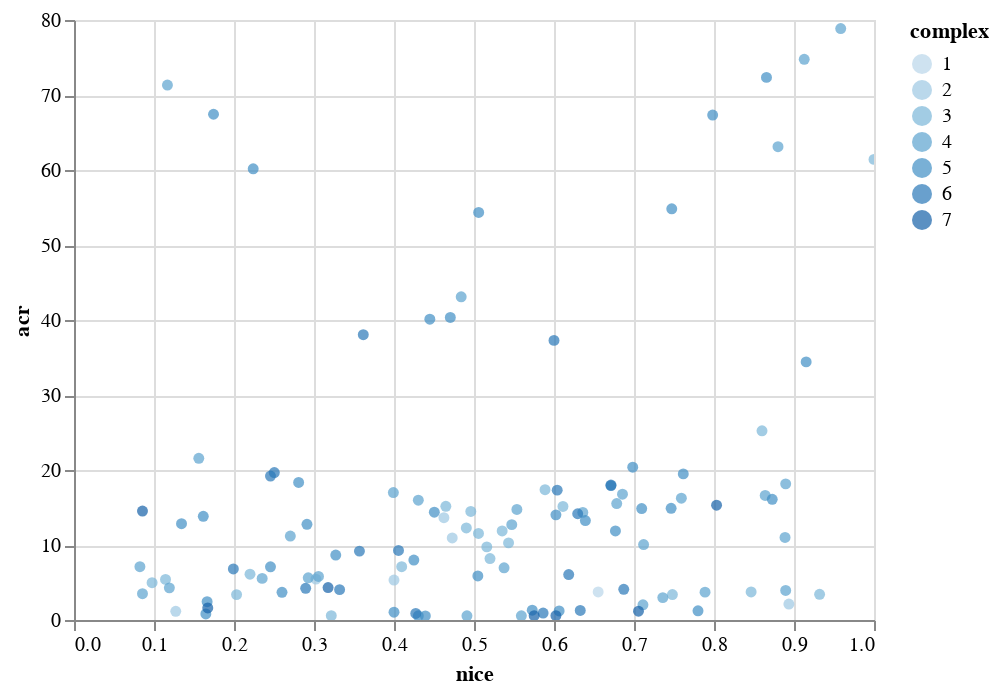

Notebook cell for this chart:
### Code cell
alt.Chart(new_df).mark_point(filled=True).encode(
    x="nice:Q",
    y="acr:Q",
    color="complex:O",
    #size="G:Q",
    tooltip="ebnorm"
).interactive()

### Figure 1 — Vega-Lite specification as saved in the notebook (floating-point values rounded to 4 significant figures)
{"config": {"view": {"continuousWidth": 400, "continuousHeight": 300}}, "data": {"name": "data-60ef8ab699155bad450686c6078ed616"}, "mark": {"type": "point", "filled": true}, "encoding": {"color": {"field": "complex", "type": "ordinal"}, "tooltip": {"field": "ebnorm", "type": "nominal"}, "x": {"field": "nice", "type": "quantitative"}, "y": {"field": "acr", "type": "quantitative"}}, "selection": {"selector002": {"type": "interval", "bind": "scales", "encodings": ["x", "y"]}}, "$schema": "https://vega.github.io/schema/vega-lite/v4.17.0.json", "datasets": {"data-60ef8ab699155bad450686c6078ed616": [{"ebnorm": "(0,0,1,1,0,1,1,1)", "acr": 67.32, "nice": 0.7983, "G": 0.7484, "complex": 5}, {"ebnorm": "(0,0,0,0,0,0,0,1)", "acr": 3.734, "nice": 0.6552, "G": 0.004, "complex": 1}, {"ebnorm": "(0,0,0,0,0,1,0,1)", "acr": 13.65, "nice": 0.4624, "G": 0.0936, "complex": 2}, {"ebnorm": "(0,0,0,0,0,1,1,1)", "acr": 11.54, "nice": 0.5056, "G": 0.0848, "complex": 3}, {"ebnorm": "(0,0,0,0,1,0,0,1)", "acr": 5.33, "nice": 0.4, "G": 0.0096, "complex": 2}, {"ebnorm": "(0,0,0,0,1,0,1,1)", "acr": 10.28, "nice": 0.5432, "G": 0.0456, "complex": 3}, {"ebnorm": "(0,0,0,0,1,1,0,1)", "acr": 17.38, "nice": 0.5888, "G": 0.1832, "complex": 3}, {"ebnorm": "(0,0,0,1,0,0,0,1)", "acr": 10.93, "nice": 0.4728, "G": 0.02, "complex": 2}, {"ebnorm": "(0,0,0,1,0,0,1,1)", "acr": 8.199, "nice": 0.52, "G": 0.0064, "complex": 3}, {"ebnorm": "(0,0,0,1,0,1,0,1)", "acr": 61.41, "nice": 1.0, "G": 0.8776, "complex": 3}, {"ebnorm": "(0,0,0,1,0,1,1,1)", "acr": 74.76, "nice": 0.9128, "G": 0.7952, "complex": 4}, {"ebnorm": "(0,0,0,1,1,0,0,1)", "acr": 11.88, "nice": 0.5352, "G": 0.108, "complex": 3}, {"ebnorm": "(0,0,0,1,1,0,1,1)", "acr": 12.71, "nice": 0.5472, "G": 0.0704, "complex": 4}, {"ebnorm": "(0,0,0,1,1,1,0,1)", "acr": 63.11, "nice": 0.88, "G": 0.8352, "complex": 4}, {"ebnorm": "(0,0,0,1,1,1,1,1)", "acr": 54.82, "nice": 0.7472, "G": 0.7208, "complex": 5}, {"ebnorm": "(0,0,1,0,0,0,0,1)", "acr": 5.452, "nice": 0.3024, "G": 0.0336, "complex": 2}, {"ebnorm": "(0,0,1,0,0,0,1,1)", "acr": 12.27, "nice": 0.4904, "G": 0.0608, "complex": 3}, {"ebnorm": "(0,0,1,0,0,1,0,1)", "acr": 14.48, "nice": 0.496, "G": 0.1096, "complex": 3}, {"ebnorm": "(0,0,1,0,0,1,1,1)", "acr": 15.53, "nice": 0.6784, "G": 0.1088, "complex": 4}, {"ebnorm": "(0,0,1,0,1,0,0,1)", "acr": 15.16, "nice": 0.4648, "G": 0.1384, "complex": 3}, {"ebnorm": "(0,0,1,0,1,0,1,1)", "acr": 71.33, "nice": 0.1168, "G": 0.8352, "complex": 4}, {"ebnorm": "(0,0,1,0,1,1,0,1)", "acr": 14.74, "nice": 0.5536, "G": 0.1352, "complex": 4}, {"ebnorm": "(0,0,1,0,1,1,1,1)", "acr": 60.16, "nice": 0.224, "G": 0.7416, "complex": 5}, {"ebnorm": "(0,0,1,1,0,0,0,1)", "acr": 9.75, "nice": 0.516, "G": 0.12, "complex": 3}, {"ebnorm": "(0,0,1,1,0,1,0,1)", "acr": 78.86, "nice": 0.9584, "G": 0.8784, "complex": 4}, {"ebnorm": "(0,0,1,1,1,0,0,1)", "acr": 15.97, "nice": 0.4304, "G": 0.1504, "complex": 4}, {"ebnorm": "(0,0,1,1,1,0,1,1)", "acr": 67.43, "nice": 0.1744, "G": 0.7232, "complex": 5}, {"ebnorm": "(0,0,1,1,1,1,0,1)", "acr": 72.35, "nice": 0.8656, "G": 0.848, "complex": 5}, {"ebnorm": "(0,1,0,0,0,0,0,1)", "acr": 2.124, "nice": 0.8936, "G": 0.3864, "complex": 2}, {"ebnorm": "(0,1,0,0,0,0,1,1)", "acr": 3.745, "nice": 0.8464, "G": 0.3888, "complex": 3}, {"ebnorm": "(0,1,0,0,0,1,0,1)", "acr": 25.22, "nice": 0.86, "G": 0.564, "complex": 3}, {"ebnorm": "(0,1,0,0,0,1,1,1)", "acr": 16.61, "nice": 0.864, "G": 0.5424, "complex": 4}, {"ebnorm": "(0,1,0,0,1,0,0,1)", "acr": 3.387, "nice": 0.748, "G": 0.3432, "complex": 3}, {"ebnorm": "(0,1,0,0,1,0,1,1)", "acr": 2.985, "nice": 0.736, "G": 0.3712, "complex": 4}, {"ebnorm": "(0,1,0,0,1,1,0,1)", "acr": 11.01, "nice": 0.8888, "G": 0.4672, "complex": 4}, {"ebnorm": "(0,1,0,0,1,1,1,1)", "acr": 16.09, "nice": 0.8728, "G": 0.4208, "complex": 5}, {"ebnorm": "(0,1,0,1,0,0,0,1)", "acr": 15.14, "nice": 0.6112, "G": 0.5216, "complex": 3}, {"ebnorm": "(0,1,0,1,0,0,1,1)", "acr": 14.35, "nice": 0.636, "G": 0.552, "complex": 4}, {"ebnorm": "(0,1,0,1,0,1,0,1)", "acr": 16.78, "nice": 0.6856, "G": 0.5912, "complex": 4}, {"ebnorm": "(0,1,0,1,0,1,1,1)", "acr": 20.38, "nice": 0.6984, "G": 0.6312, "complex": 5}, {"ebnorm": "(0,1,0,1,1,0,0,1)", "acr": 10.05, "nice": 0.712, "G": 0.5928, "complex": 4}, {"ebnorm": "(0,1,0,1,1,0,1,1)", "acr": 14.02, "nice": 0.6024, "G": 0.6128, "complex": 5}, {"ebnorm": "(0,1,0,1,1,1,0,1)", "acr": 19.48, "nice": 0.7616, "G": 0.6648, "complex": 5}, {"ebnorm": "(0,1,0,1,1,1,1,1)", "acr": 14.17, "nice": 0.6296, "G": 0.5448, "complex": 6}, {"ebnorm": "(0,1,1,0,0,0,0,1)", "acr": 3.429, "nice": 0.932, "G": 0.4336, "complex": 3}, {"ebnorm": "(0,1,1,0,0,0,1,1)", "acr": 3.939, "nice": 0.8896, "G": 0.4312, "complex": 4}, {"ebnorm": "(0,1,1,0,0,1,0,1)", "acr": 18.15, "nice": 0.8896, "G": 0.4928, "complex": 4}, {"ebnorm": "(0,1,1,0,0,1,1,1)", "acr": 14.9, "nice": 0.7464, "G": 0.4088, "complex": 5}, {"ebnorm": "(0,1,1,0,1,0,0,1)", "acr": 3.716, "nice": 0.7888, "G": 0.388, "complex": 4}, {"ebnorm": "(0,1,1,0,1,0,1,1)", "acr": 40.11, "nice": 0.4448, "G": 0.6616, "complex": 5}, {"ebnorm": "(0,1,1,0,1,1,0,1)", "acr": 34.42, "nice": 0.9152, "G": 0.56, "complex": 5}, {"ebnorm": "(0,1,1,0,1,1,1,1)", "acr": 37.28, "nice": 0.6, "G": 0.5856, "complex": 6}, {"ebnorm": "(0,1,1,1,0,0,0,1)", "acr": 16.24, "nice": 0.7592, "G": 0.6368, "complex": 4}, {"ebnorm": "(0,1,1,1,0,0,1,1)", "acr": 14.86, "nice": 0.7096, "G": 0.5912, "complex": 5}, {"ebnorm": "(0,1,1,1,0,1,0,1)", "acr": 13.26, "nice": 0.6392, "G": 0.5288, "complex": 5}, {"ebnorm": "(0,1,1,1,0,1,1,1)", "acr": 17.99, "nice": 0.6712, "G": 0.5608, "complex": 6}, {"ebnorm": "(0,1,1,1,1,0,0,1)", "acr": 11.88, "nice": 0.6768, "G": 0.5568, "complex": 5}, {"ebnorm": "(0,1,1,1,1,0,1,1)", "acr": 17.31, "nice": 0.604, "G": 0.6416, "complex": 6}, {"ebnorm": "(0,1,1,1,1,1,0,1)", "acr": 17.92, "nice": 0.6712, "G": 0.6, "complex": 6}, {"ebnorm": "(0,1,1,1,1,1,1,1)", "acr": 15.31, "nice": 0.8032, "G": 0.752, "complex": 7}, {"ebnorm": "(1,0,0,0,0,0,0,1)", "acr": 1.157, "nice": 0.1272, "G": 0.3664, "complex": 2}, {"ebnorm": "(1,0,0,0,0,0,1,1)", "acr": 6.1, "nice": 0.22, "G": 0.3528, "complex": 3}, {"ebnorm": "(1,0,0,0,0,1,0,1)", "acr": 4.973, "nice": 0.0976, "G": 0.4112, "complex": 3}, {"ebnorm": "(1,0,0,0,0,1,1,1)", "acr": 7.103, "nice": 0.0824, "G": 0.4136, "complex": 4}, {"ebnorm": "(1,0,0,0,1,0,0,1)", "acr": 3.385, "nice": 0.2032, "G": 0.3584, "complex": 3}, {"ebnorm": "(1,0,0,0,1,0,1,1)", "acr": 21.56, "nice": 0.156, "G": 0.4328, "complex": 4}, {"ebnorm": "(1,0,0,0,1,1,0,1)", "acr": 3.51, "nice": 0.0856, "G": 0.3944, "complex": 4}, {"ebnorm": "(1,0,0,0,1,1,1,1)", "acr": 13.82, "nice": 0.1616, "G": 0.4496, "complex": 5}, {"ebnorm": "(1,0,0,1,0,0,0,1)", "acr": 5.416, "nice": 0.1144, "G": 0.388, "complex": 3}, {"ebnorm": "(1,0,0,1,0,0,1,1)", "acr": 5.55, "nice": 0.2352, "G": 0.3768, "complex": 4}, {"ebnorm": "(1,0,0,1,0,1,0,1)", "acr": 43.09, "nice": 0.484, "G": 0.536, "complex": 4}, {"ebnorm": "(1,0,0,1,0,1,1,1)", "acr": 40.34, "nice": 0.4704, "G": 0.6544, "complex": 5}, {"ebnorm": "(1,0,0,1,1,0,0,1)", "acr": 4.284, "nice": 0.1192, "G": 0.376, "complex": 4}, {"ebnorm": "(1,0,0,1,1,0,1,1)", "acr": 12.84, "nice": 0.1344, "G": 0.3896, "complex": 5}, {"ebnorm": "(1,0,0,1,1,1,0,1)", "acr": 54.35, "nice": 0.5058, "G": 0.72, "complex": 5}, {"ebnorm": "(1,0,0,1,1,1,1,1)", "acr": 38.05, "nice": 0.3616, "G": 0.5992, "complex": 6}, {"ebnorm": "(1,0,1,0,0,0,0,1)", "acr": 7.104, "nice": 0.4096, "G": 0.4776, "complex": 3}, {"ebnorm": "(1,0,1,0,0,0,1,1)", "acr": 17.0, "nice": 0.3992, "G": 0.5112, "complex": 4}, {"ebnorm": "(1,0,1,0,0,1,0,1)", "acr": 5.622, "nice": 0.2928, "G": 0.5816, "complex": 4}, {"ebnorm": "(1,0,1,0,0,1,1,1)", "acr": 14.38, "nice": 0.4504, "G": 0.4616, "complex": 5}, {"ebnorm": "(1,0,1,0,1,0,0,1)", "acr": 5.802, "nice": 0.3056, "G": 0.5088, "complex": 4}, {"ebnorm": "(1,0,1,0,1,0,1,1)", "acr": 18.34, "nice": 0.2808, "G": 0.6384, "complex": 5}, {"ebnorm": "(1,0,1,0,1,1,0,1)", "acr": 8.66, "nice": 0.3272, "G": 0.5752, "complex": 5}, {"ebnorm": "(1,0,1,0,1,1,1,1)", "acr": 19.19, "nice": 0.2456, "G": 0.6464, "complex": 6}, {"ebnorm": "(1,0,1,1,0,0,0,1)", "acr": 6.957, "nice": 0.5376, "G": 0.5, "complex": 4}, {"ebnorm": "(1,0,1,1,0,0,1,1)", "acr": 7.989, "nice": 0.4248, "G": 0.476, "complex": 5}, {"ebnorm": "(1,0,1,1,0,1,0,1)", "acr": 12.76, "nice": 0.2912, "G": 0.6528, "complex": 5}, {"ebnorm": "(1,0,1,1,0,1,1,1)", "acr": 9.267, "nice": 0.4056, "G": 0.4704, "complex": 6}, {"ebnorm": "(1,0,1,1,1,0,0,1)", "acr": 7.096, "nice": 0.2456, "G": 0.6584, "complex": 5}, {"ebnorm": "(1,0,1,1,1,0,1,1)", "acr": 19.66, "nice": 0.2504, "G": 0.648, "complex": 6}, {"ebnorm": "(1,0,1,1,1,1,0,1)", "acr": 6.805, "nice": 0.1992, "G": 0.6568, "complex": 6}, {"ebnorm": "(1,0,1,1,1,1,1,1)", "acr": 14.53, "nice": 0.0856, "G": 0.7544, "complex": 7}, {"ebnorm": "(1,1,0,0,0,0,0,1)", "acr": 0.5756, "nice": 0.3216, "G": 0.4216, "complex": 3}, {"ebnorm": "(1,1,0,0,0,1,0,1)", "acr": 0.5625, "nice": 0.4912, "G": 0.4472, "complex": 4}, {"ebnorm": "(1,1,0,0,0,1,1,1)", "acr": 0.5457, "nice": 0.4392, "G": 0.4184, "complex": 5}, {"ebnorm": "(1,1,0,0,1,0,0,1)", "acr": 0.5656, "nice": 0.5592, "G": 0.4368, "complex": 4}, {"ebnorm": "(1,1,0,0,1,0,1,1)", "acr": 1.038, "nice": 0.4, "G": 0.4664, "complex": 5}, {"ebnorm": "(1,1,0,0,1,1,0,1)", "acr": 0.555, "nice": 0.4304, "G": 0.4528, "complex": 5}, {"ebnorm": "(1,1,0,1,0,0,0,1)", "acr": 11.2, "nice": 0.2704, "G": 0.5392, "complex": 4}, {"ebnorm": "(1,1,0,1,0,0,1,1)", "acr": 2.445, "nice": 0.1664, "G": 0.5088, "complex": 5}, {"ebnorm": "(1,1,0,1,0,1,0,1)", "acr": 3.688, "nice": 0.26, "G": 0.5296, "complex": 5}, {"ebnorm": "(1,1,0,1,0,1,1,1)", "acr": 4.229, "nice": 0.2896, "G": 0.5424, "complex": 6}, {"ebnorm": "(1,1,0,1,1,0,0,1)", "acr": 0.8073, "nice": 0.1648, "G": 0.5, "complex": 5}, {"ebnorm": "(1,1,0,1,1,0,1,1)", "acr": 0.8799, "nice": 0.4272, "G": 0.5824, "complex": 6}, {"ebnorm": "(1,1,0,1,1,1,0,1)", "acr": 4.049, "nice": 0.332, "G": 0.5656, "complex": 6}, {"ebnorm": "(1,1,0,1,1,1,1,1)", "acr": 1.608, "nice": 0.1672, "G": 0.4992, "complex": 7}, {"ebnorm": "(1,1,1,0,0,0,0,1)", "acr": 2.031, "nice": 0.7112, "G": 0.5344, "complex": 4}, {"ebnorm": "(1,1,1,0,0,0,1,1)", "acr": 1.211, "nice": 0.6064, "G": 0.5896, "complex": 5}, {"ebnorm": "(1,1,1,0,0,1,0,1)", "acr": 1.31, "nice": 0.5728, "G": 0.5824, "complex": 5}, {"ebnorm": "(1,1,1,0,0,1,1,1)", "acr": 1.272, "nice": 0.6328, "G": 0.5744, "complex": 6}, {"ebnorm": "(1,1,1,0,1,0,0,1)", "acr": 1.226, "nice": 0.78, "G": 0.5248, "complex": 5}, {"ebnorm": "(1,1,1,0,1,0,1,1)", "acr": 4.092, "nice": 0.6872, "G": 0.5584, "complex": 6}, {"ebnorm": "(1,1,1,0,1,1,0,1)", "acr": 0.9291, "nice": 0.5864, "G": 0.6048, "complex": 6}, {"ebnorm": "(1,1,1,0,1,1,1,1)", "acr": 1.17, "nice": 0.7056, "G": 0.5456, "complex": 7}, {"ebnorm": "(1,1,1,1,0,0,0,1)", "acr": 5.871, "nice": 0.5048, "G": 0.792, "complex": 5}, {"ebnorm": "(1,1,1,1,0,1,0,1)", "acr": 6.064, "nice": 0.6184, "G": 0.7816, "complex": 6}, {"ebnorm": "(1,1,1,1,0,1,1,1)", "acr": 0.5775, "nice": 0.5752, "G": 0.8048, "complex": 7}, {"ebnorm": "(1,1,1,1,1,0,0,1)", "acr": 9.186, "nice": 0.3568, "G": 0.7672, "complex": 6}, {"ebnorm": "(1,1,1,1,1,0,1,1)", "acr": 0.5701, "nice": 0.6024, "G": 0.8024, "complex": 7}, {"ebnorm": "(1,1,1,1,1,1,0,1)", "acr": 4.328, "nice": 0.3176, "G": 0.7768, "complex": 7}]}}
